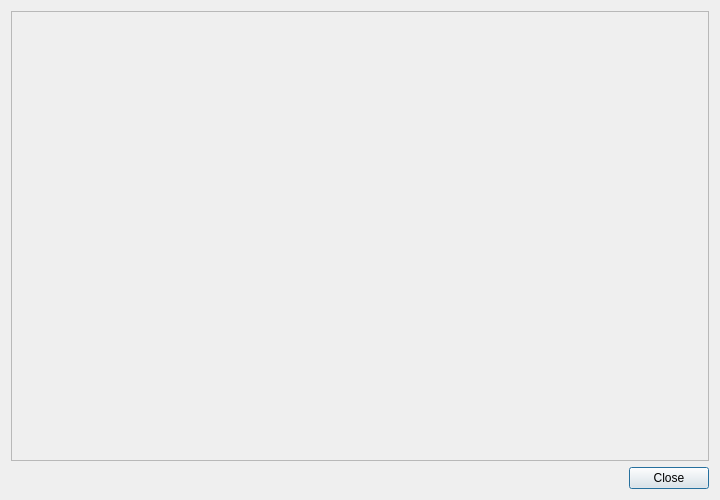
<?xml version="1.0" encoding="UTF-8"?>
<ui version="4.0">
 <class>CDbOwnModelsDialog</class>
 <widget class="QDialog" name="CDbOwnModelsDialog">
  <property name="geometry">
   <rect>
    <x>0</x>
    <y>0</y>
    <width>720</width>
    <height>500</height>
   </rect>
  </property>
  <property name="windowTitle">
   <string>Own models dialog</string>
  </property>
  <layout class="QVBoxLayout" name="vl_OwnModelsDialog">
   <item>
    <widget class="BlackGui::Components::CDbOwnModelsComponent" name="comp_OwnModels">
     <property name="frameShape">
      <enum>QFrame::StyledPanel</enum>
     </property>
     <property name="frameShadow">
      <enum>QFrame::Raised</enum>
     </property>
    </widget>
   </item>
   <item>
    <widget class="QDialogButtonBox" name="bb_OwnModelsDialog">
     <property name="orientation">
      <enum>Qt::Horizontal</enum>
     </property>
     <property name="standardButtons">
      <set>QDialogButtonBox::Close</set>
     </property>
    </widget>
   </item>
  </layout>
 </widget>
 <customwidgets>
  <customwidget>
   <class>BlackGui::Components::CDbOwnModelsComponent</class>
   <extends>QFrame</extends>
   <header>blackgui/components/dbownmodelscomponent.h</header>
   <container>1</container>
  </customwidget>
 </customwidgets>
 <resources/>
 <connections>
  <connection>
   <sender>bb_OwnModelsDialog</sender>
   <signal>accepted()</signal>
   <receiver>CDbOwnModelsDialog</receiver>
   <slot>accept()</slot>
   <hints>
    <hint type="sourcelabel">
     <x>248</x>
     <y>254</y>
    </hint>
    <hint type="destinationlabel">
     <x>157</x>
     <y>274</y>
    </hint>
   </hints>
  </connection>
  <connection>
   <sender>bb_OwnModelsDialog</sender>
   <signal>rejected()</signal>
   <receiver>CDbOwnModelsDialog</receiver>
   <slot>reject()</slot>
   <hints>
    <hint type="sourcelabel">
     <x>316</x>
     <y>260</y>
    </hint>
    <hint type="destinationlabel">
     <x>286</x>
     <y>274</y>
    </hint>
   </hints>
  </connection>
 </connections>
</ui>
